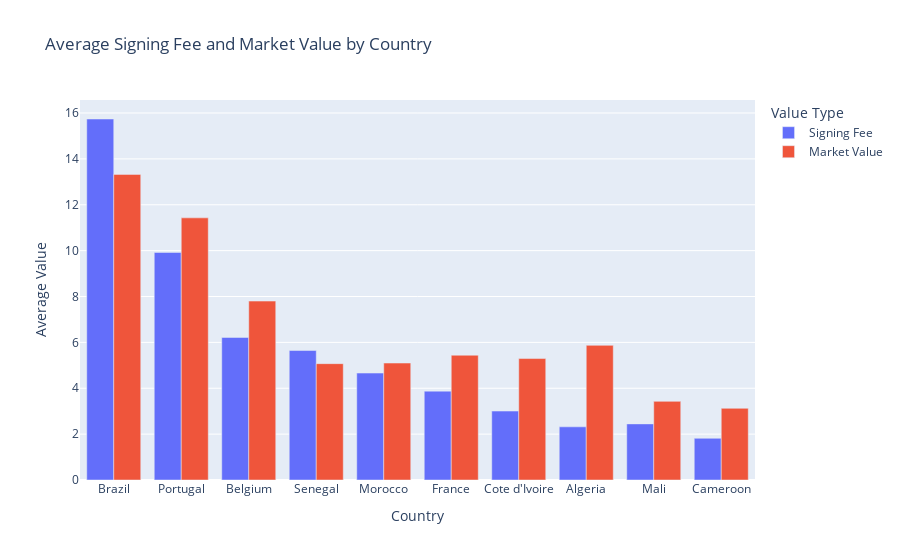

This figure's notebook cell:
### Markdown cell above
## Country Analysis

### Code cell
plots.valuation_plot('country')

### Figure 1 — Plotly figure (JSON) as saved in the notebook; plotly's stock layout.template omitted (floating-point values rounded to 4 significant figures)
{"data": [{"name": "Signing Fee", "type": "bar", "x": ["Brazil", "Portugal", "Belgium", "Senegal", "Morocco", "France", "Cote d'Ivoire", "Mali", "Algeria", "Cameroon"], "xaxis": "x", "y": [15.74, 9.92, 6.215, 5.645, 4.662, 3.874, 3.005, 2.447, 2.318, 1.818], "yaxis": "y"}, {"name": "Market Value", "type": "bar", "x": ["Brazil", "Portugal", "Belgium", "Senegal", "Morocco", "France", "Cote d'Ivoire", "Mali", "Algeria", "Cameroon"], "xaxis": "x", "y": [13.32, 11.43, 7.8, 5.073, 5.099, 5.44, 5.295, 3.428, 5.87, 3.125], "yaxis": "y"}], "layout": {"barmode": "group", "legend": {"title": {"text": "Value Type"}}, "title": {"text": "Average Signing Fee and Market Value by Country"}, "xaxis": {"anchor": "y", "categoryorder": "total descending", "domain": [0, 1], "title": {"text": "Country"}}, "yaxis": {"anchor": "x", "domain": [0, 1], "title": {"text": "Average Value"}}}}
